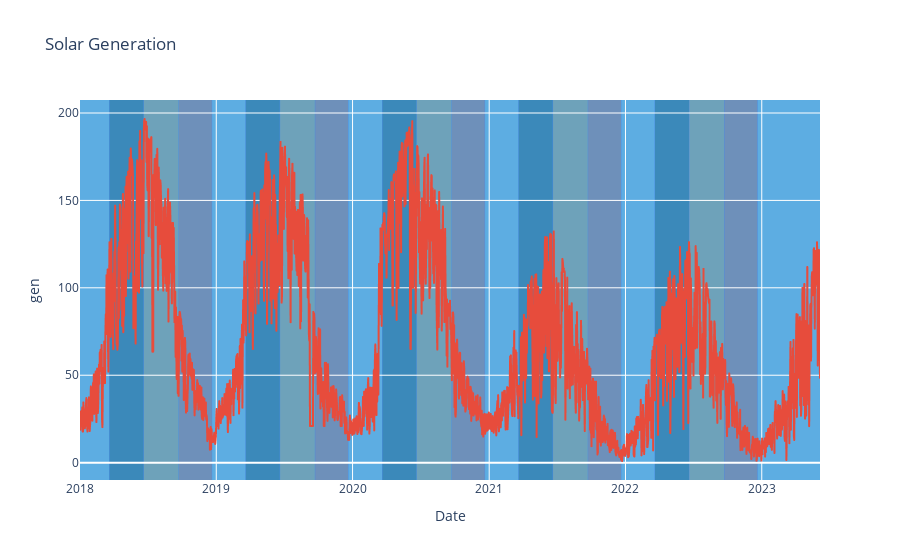

Notebook code cell kept with this figure:
### Code cell
lineChart = px.line (solar_df,x='Date',y='gen',title = f'Solar Generation')

lineChart.update_layout(plot_bgcolor='#5DADE2')
lineChart.update_traces(line_color='#E74C3C')
# Define the seasons and their respective colors
seasons = [
    {'name': 'Winter', 'start': (12, 21), 'end': (3, 20), 'color': 'blue'},
    {'name': 'Spring', 'start': (3, 21), 'end': (6, 20), 'color': 'green'},
    {'name': 'Summer', 'start': (6, 21), 'end': (9, 22), 'color': 'yellow'},
    {'name': 'Autumn', 'start': (9, 23), 'end': (12, 20), 'color': 'orange'},
]

# Generate seasons for 5 years (2018-2022)
for year in range(2018, 2023):
    for season in seasons:
        start_date = pd.to_datetime(f"{year}-{season['start'][0]:02d}-{season['start'][1]:02d}")
        end_date = pd.to_datetime(f"{year}-{season['end'][0]:02d}-{season['end'][1]:02d}")
        lineChart.add_vrect(
            x0=start_date, x1=end_date,
            fillcolor=season['color'], opacity=0.2,
            layer='below', line_width=0
        )

# Show the line chart with highlighted seasons
lineChart.show()

### Figure 1 — Plotly figure (JSON) as saved in the notebook; plotly's stock layout.template omitted (floating-point values rounded to 4 significant figures; data arrays with more than 128 entries replaced by an {"elided": "..."} marker saying what was removed)
{"data": [{"hovertemplate": "Date=%{x}<br>gen=%{y}<extra></extra>", "legendgroup": "", "line": {"color": "#E74C3C", "dash": "solid"}, "marker": {"symbol": "circle"}, "mode": "lines", "name": "", "showlegend": false, "type": "scattergl", "x": {"elided": "1983 str values"}, "xaxis": "x", "y": {"elided": "1983 float values"}, "yaxis": "y"}], "layout": {"legend": {"tracegroupgap": 0}, "plot_bgcolor": "#5DADE2", "shapes": [{"fillcolor": "blue", "layer": "below", "line": {"width": 0}, "opacity": 0.2, "type": "rect", "x0": "2018-12-21T00:00:00", "x1": "2018-03-20T00:00:00", "xref": "x", "y0": 0, "y1": 1, "yref": "y domain"}, {"fillcolor": "green", "layer": "below", "line": {"width": 0}, "opacity": 0.2, "type": "rect", "x0": "2018-03-21T00:00:00", "x1": "2018-06-20T00:00:00", "xref": "x", "y0": 0, "y1": 1, "yref": "y domain"}, {"fillcolor": "yellow", "layer": "below", "line": {"width": 0}, "opacity": 0.2, "type": "rect", "x0": "2018-06-21T00:00:00", "x1": "2018-09-22T00:00:00", "xref": "x", "y0": 0, "y1": 1, "yref": "y domain"}, {"fillcolor": "orange", "layer": "below", "line": {"width": 0}, "opacity": 0.2, "type": "rect", "x0": "2018-09-23T00:00:00", "x1": "2018-12-20T00:00:00", "xref": "x", "y0": 0, "y1": 1, "yref": "y domain"}, {"fillcolor": "blue", "layer": "below", "line": {"width": 0}, "opacity": 0.2, "type": "rect", "x0": "2019-12-21T00:00:00", "x1": "2019-03-20T00:00:00", "xref": "x", "y0": 0, "y1": 1, "yref": "y domain"}, {"fillcolor": "green", "layer": "below", "line": {"width": 0}, "opacity": 0.2, "type": "rect", "x0": "2019-03-21T00:00:00", "x1": "2019-06-20T00:00:00", "xref": "x", "y0": 0, "y1": 1, "yref": "y domain"}, {"fillcolor": "yellow", "layer": "below", "line": {"width": 0}, "opacity": 0.2, "type": "rect", "x0": "2019-06-21T00:00:00", "x1": "2019-09-22T00:00:00", "xref": "x", "y0": 0, "y1": 1, "yref": "y domain"}, {"fillcolor": "orange", "layer": "below", "line": {"width": 0}, "opacity": 0.2, "type": "rect", "x0": "2019-09-23T00:00:00", "x1": "2019-12-20T00:00:00", "xref": "x", "y0": 0, "y1": 1, "yref": "y domain"}, {"fillcolor": "blue", "layer": "below", "line": {"width": 0}, "opacity": 0.2, "type": "rect", "x0": "2020-12-21T00:00:00", "x1": "2020-03-20T00:00:00", "xref": "x", "y0": 0, "y1": 1, "yref": "y domain"}, {"fillcolor": "green", "layer": "below", "line": {"width": 0}, "opacity": 0.2, "type": "rect", "x0": "2020-03-21T00:00:00", "x1": "2020-06-20T00:00:00", "xref": "x", "y0": 0, "y1": 1, "yref": "y domain"}, {"fillcolor": "yellow", "layer": "below", "line": {"width": 0}, "opacity": 0.2, "type": "rect", "x0": "2020-06-21T00:00:00", "x1": "2020-09-22T00:00:00", "xref": "x", "y0": 0, "y1": 1, "yref": "y domain"}, {"fillcolor": "orange", "layer": "below", "line": {"width": 0}, "opacity": 0.2, "type": "rect", "x0": "2020-09-23T00:00:00", "x1": "2020-12-20T00:00:00", "xref": "x", "y0": 0, "y1": 1, "yref": "y domain"}, {"fillcolor": "blue", "layer": "below", "line": {"width": 0}, "opacity": 0.2, "type": "rect", "x0": "2021-12-21T00:00:00", "x1": "2021-03-20T00:00:00", "xref": "x", "y0": 0, "y1": 1, "yref": "y domain"}, {"fillcolor": "green", "layer": "below", "line": {"width": 0}, "opacity": 0.2, "type": "rect", "x0": "2021-03-21T00:00:00", "x1": "2021-06-20T00:00:00", "xref": "x", "y0": 0, "y1": 1, "yref": "y domain"}, {"fillcolor": "yellow", "layer": "below", "line": {"width": 0}, "opacity": 0.2, "type": "rect", "x0": "2021-06-21T00:00:00", "x1": "2021-09-22T00:00:00", "xref": "x", "y0": 0, "y1": 1, "yref": "y domain"}, {"fillcolor": "orange", "layer": "below", "line": {"width": 0}, "opacity": 0.2, "type": "rect", "x0": "2021-09-23T00:00:00", "x1": "2021-12-20T00:00:00", "xref": "x", "y0": 0, "y1": 1, "yref": "y domain"}, {"fillcolor": "blue", "layer": "below", "line": {"width": 0}, "opacity": 0.2, "type": "rect", "x0": "2022-12-21T00:00:00", "x1": "2022-03-20T00:00:00", "xref": "x", "y0": 0, "y1": 1, "yref": "y domain"}, {"fillcolor": "green", "layer": "below", "line": {"width": 0}, "opacity": 0.2, "type": "rect", "x0": "2022-03-21T00:00:00", "x1": "2022-06-20T00:00:00", "xref": "x", "y0": 0, "y1": 1, "yref": "y domain"}, {"fillcolor": "yellow", "layer": "below", "line": {"width": 0}, "opacity": 0.2, "type": "rect", "x0": "2022-06-21T00:00:00", "x1": "2022-09-22T00:00:00", "xref": "x", "y0": 0, "y1": 1, "yref": "y domain"}, {"fillcolor": "orange", "layer": "below", "line": {"width": 0}, "opacity": 0.2, "type": "rect", "x0": "2022-09-23T00:00:00", "x1": "2022-12-20T00:00:00", "xref": "x", "y0": 0, "y1": 1, "yref": "y domain"}], "title": {"text": "Solar Generation"}, "xaxis": {"anchor": "y", "domain": [0, 1], "title": {"text": "Date"}}, "yaxis": {"anchor": "x", "domain": [0, 1], "title": {"text": "gen"}}}}
